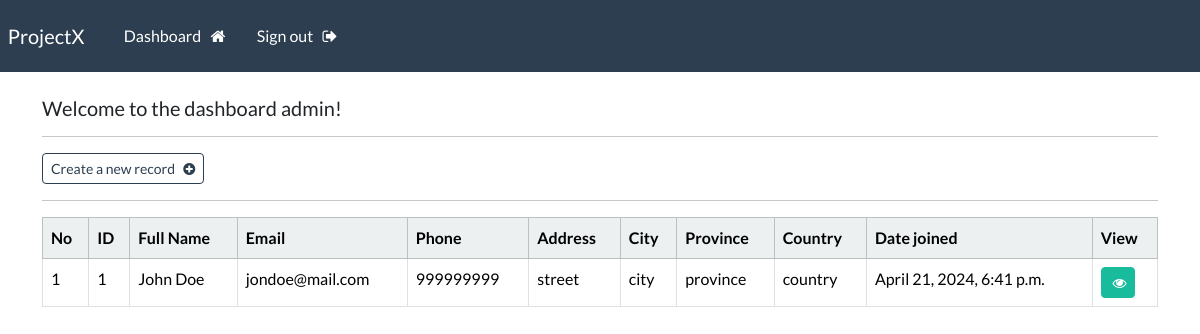
Page /dashboard (signed in) on the earlier database version.
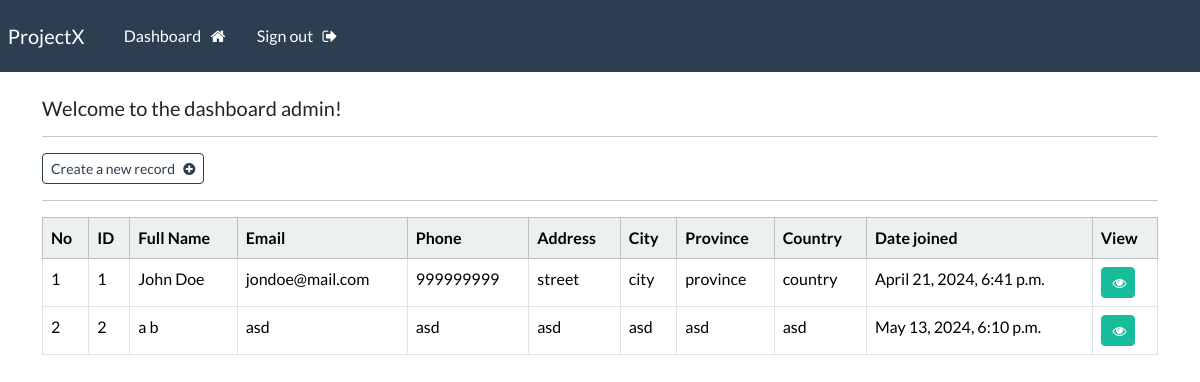
Same page on the later database version.
### webapp/models.py (models this page shows, shortened)
class Record(models.Model):
    creation_date = models.DateTimeField(auto_now_add=True)
    first_name = models.CharField(max_length=100)
    last_name = models.CharField(max_length=100)
    email = models.CharField(max_length=255)
    phone = models.CharField(max_length=20)
    address = models.CharField(max_length=300)
    city = models.CharField(max_length=255)
    province = models.CharField(max_length=200)
    country = models.CharField(max_length=125)

### webapp/views.py (the view)
# urls.py: path('dashboard', views.dashboard,name="dashboard"),
@login_required(login_url='my-login')
def dashboard(request):
    my_records = Record.objects.all()
    context = {'records':my_records}
    return render(request, 'webapp/dashboard.html',context=context)

### webapp/templates/webapp/dashboard.html
{% extends 'webapp/base.html' %}
{% load crispy_forms_tags %}
{% block content %}
    <body>
        <h5> Welcome to the dashboard {{user}}! </h5>
        <hr>
        <a href="{% url 'create-record' %}" class="btn btn-outline-primary btn-sm">Create a new record &nbsp; <i class="fa fa-plus-circle" aria-hidden="true"></i></a>
        <hr>
        <table class="table table-hover table-bordered">
            <thead class="table-light">
                <tr>
                    <th scope="col"> No </th>
                    <th scope="col"> ID </th>
                    <th scope="col"> Full Name </th>
                    <th scope="col"> Email </th>
                    <th scope="col"> Phone </th>
                    <th scope="col"> Address </th>
                    <th scope="col"> City </th>
                    <th scope="col"> Province </th>
                    <th scope="col"> Country </th>
                    <th scope="col"> Date joined </th>
                    <th scope="col"> View </th>
                </tr>
            </thead>
            <tbody>
                {% if records %}
                    {% for record in records %}
                    <tr>
                        <td>{{ forloop.counter }}</td>
                        <td>{{record.id}}</td>
                        <td> {{record.first_name}} {{record.last_name}}</td>
                        <td>{{record.email}}</td>
                        <td>{{record.phone}}</td>
                        <td>{{record.address}}</td>
                        <td>{{record.city}}</td>
                        <td>{{record.province}}</td>
                        <td>{{record.country}}</td>
                        <td>{{record.creation_date}}</td>
                        <td><a class="btn btn-success btn-sm" href="{% url 'record' record.id %}">&nbsp;<i
                        class="fa fa-eye" aria-hidden="true"></i></a></td>
                    </tr>
                    {% endfor %}
                {% endif %}
            </tbody>
        </table>
    </body>
{% endblock %}

### webapp/templates/webapp/base.html (shortened to what this page needs)
{% load static %}
<!DOCTYPE html>
<html lang="en">
<head>
    <link rel="stylesheet" type="text/css" href="https://bootswatch.com/5/flatly/bootstrap.min.css">
    <link rel="stylesheet" type="text/css" href="{% static 'css/styles.css' %}">
    <link rel="stylesheet" href="https://cdnjs.cloudflare.com/ajax/libs/font-awesome/4.7.0/css/font-awesome.min.css">
</head>
<body>
    {% include 'webapp/navbar.html' %}
    <div class="container">
        <br>
        {% block content %}
        {% endblock %}
    </div>
</body>
</html>

### webapp/templates/webapp/navbar.html (shortened to what this page needs)
<nav class="navbar navbar-expand-lg navbar-dark bg-primary justify-content-center">
    <a class="navbar-brand main-heading" href="{% url '' %}">
      &nbsp; ProjectX
    </a>
      <div class="collapse navbar-collapse text-center" id="navbarNavDropdown">
        <ul class="navbar-nav mr-auto">
          {% if user.is_authenticated %}
            <li class="nav-item">
              <a class="nav-link" href="{% url 'dashboard' %}">Dashboard &nbsp; <i class="fa fa-home" aria-hidden="true"></i> </a>
            </li>
            <li class="nav-item">
              <a class="nav-link" href="{% url 'user-logout' %}">Sign out &nbsp; <i class="fa fa-sign-out" aria-hidden="true"></i> </a>
            </li>
        </ul>
        {% endif %}
      </div>
  </nav>

Differences in the rows shown:
added Record: id "2", first_name "a", last_name "b", email "asd", phone "asd", address "asd", city "asd", province "asd", country "asd", creation_date "May 13, 2024, 6:10 p.m."
